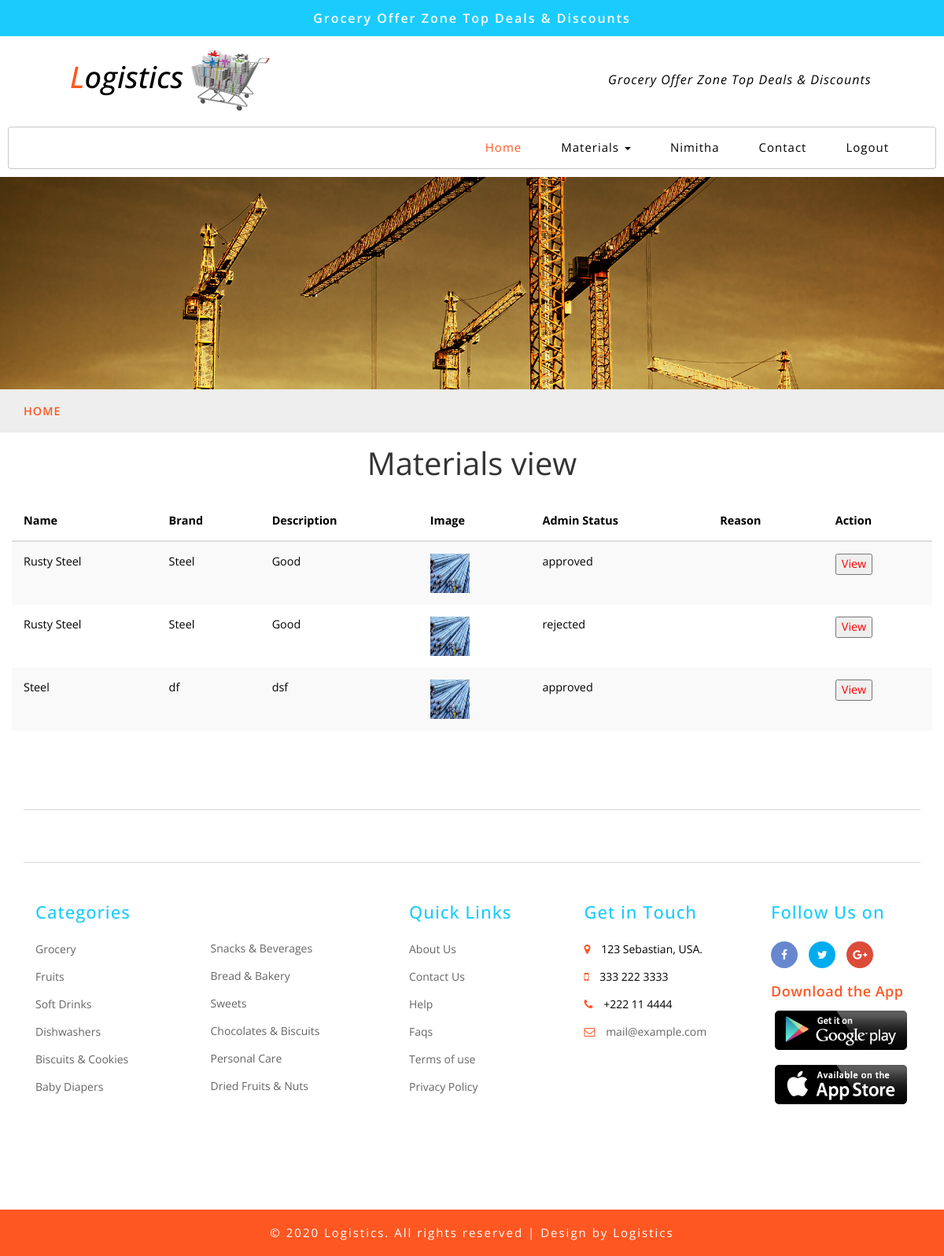
Screenshot of /smaterialsview (signed in) with the database file from the repository.
### logistic/models.py (models this page shows, shortened)
class Login(db.Model, UserMixin):
    id = db.Column(db.Integer, primary_key=True)
    username = db.Column(db.String(80))
    email = db.Column(db.String(120), unique=True, nullable=False)
    password = db.Column(db.String(80), nullable=False)
    image = db.Column(db.String(20), nullable=False, default='default.jpg')
    usertype = db.Column(db.String(80), nullable=False)

class Materials(db.Model):
    id = db.Column(db.Integer,primary_key=True)
    sowner = db.Column(db.String)
    uowner = db.Column(db.String)
    name = db.Column(db.String(200))
    brand = db.Column(db.String(200))
    avail = db.Column(db.String(200))
    price = db.Column(db.String(200))
    offerprice = db.Column(db.String(200))
    discount = db.Column(db.String(200))
    place = db.Column(db.String(200))
    image = db.Column(db.String(20), nullable=False, default='default.jpg')
    status = db.Column(db.String(200))
    reason = db.Column(db.String(200))
    cart = db.Column(db.String(200))
    desc = db.Column(db.String(200))
    uquantity = db.Column(db.String(200))
    upayment = db.Column(db.String(200))
    utotalprice = db.Column(db.String(200))
    uname = db.Column(db.String((200)))
    uaddress = db.Column(db.String((200)))
    uphone = db.Column(db.String((200)))
    deliverystatus = db.Column(db.String(220))
    offer = db.Column(db.String(220),default='no')
    purchase = db.Column(db.String(220))

### logistic/routes.py (the view)
@app.route('/smaterialsview')
@login_required
def smaterialsview():
    material = Materials.query.filter_by(sowner=current_user.username)
    return render_template("smaterialsview.html",mat=material)

### logistic/models.py (called while the page is built)
@login_manager.user_loader
def load_user(id):
    return Login.query.get(int(id))

### logistic/templates/smaterialsview.html (shortened to what this page needs)
{% extends 'sellerlayout.html' %}
{% block content %}
<center><div style="font-size:40px;margin-bottom: 20px;margin-top: 10px;">Materials view</div></center>
<div class="container">
	<div class="row">
		<div class="span5">
            <table class="table table-striped table-condensed">
                  <thead>
                  <tr >
                      <th >Name</th>
                      <th>Brand</th>
                      <th>Description</th>
                      <th>Image</th>
                      <th>Admin Status</th>
                      <th>Reason</th>
                      <th>Action</th>
                  </tr>
              </thead>
              <tbody>
                  {% for mat in mat %}
                <tr>
                    <td>{{mat.name}}</td>
                    <td>{{mat.brand}}</td>
                    <td>{{mat.desc}}</td>
                    <td><span class="image-block">
                        <a class="image-zoom" href="static/pics/{{mat.image}}" rel="prettyPhoto[gallery]" style="height: 250px;width: 335px;">
                           <figure>
                              <img src="static/pics/{{mat.image}}" class="img-fluid" alt="" style="height: 50px;width: 50px;">
                           </figure>
                        </a>
                     </span></td>
                     <td>{{mat.status}}</td>
                     <td>{{mat.reason}}</td>
                    <td><a href="/smaterialsedit/{{mat.id}}"><button style="color: red;">View</button></a>
                    </td>
                </tr>
                      {% endfor %}
              </tbody>
            </table>
            </div>
	</div>
</div>
{% endblock %}

### logistic/templates/sellerlayout.html (shortened to what this page needs)
<!DOCTYPE html>
<html lang="zxx">
<head>
	<link href="../static/css/bootstrap.css" rel="stylesheet" type="text/css" media="all" />
	<link href="../static/css/style.css" rel="stylesheet" type="text/css" media="all" />
	<link href="../static/css/font-awesome.css" rel="stylesheet">
	<link href="../static/css/popuo-box.css" rel="stylesheet" type="text/css" media="all" />
	<link rel="stylesheet" type="text/css" href="../static/css/jquery-ui1.css">
</head>
<body>
	<div class="header-most-top">
		<p>Grocery Offer Zone Top Deals & Discounts</p>
	</div>
	<div class="header-bot">
		<div class="header-bot_inner_wthreeinfo_header_mid">
			<div class="col-md-4 logo_agile">
				<h1>
					<a href="/">
						<span>L</span>ogistics
						<img src="../static/images/logo2.png" alt=" ">
					</a>
				</h1>
			</div>
			<div class="col-md-8 header">
				<p style="
				width: 370px;
				margin-left: 350px;
				margin-top: 25px; color: black;font-style: italic;
			">Grocery Offer Zone Top Deals & Discounts</p>
			</div>
			<div class="clearfix"></div>
		</div>
	</div>
	<div class="ban-top">
		<div class="container">
			<div class="top_nav_left">
				<nav class="navbar navbar-default">
					<div class="container-fluid">
						<div class="collapse navbar-collapse menu--shylock" id="bs-example-navbar-collapse-1">
							<ul class="nav navbar-nav menu__list">
								<li class="active">
									<a class="nav-stylehead" href="/sindex">Home
									</a>
								</li>
								<li class="dropdown">
									<a class="nav-stylehead dropdown-toggle" href="#" data-toggle="dropdown">Materials
										<b class="caret"></b>
									</a>
								</li>
								<li class="">
									<a class="nav-stylehead" href="/saccount/{{current_user.id}}">{{current_user.username}}</a>
								</li>
								<li class="">
									<a class="nav-stylehead" href="/sfeedback">Contact</a>
								</li>
								<li class="">
									<a class="nav-stylehead" href="/logout">Logout</a>
								</li>
							</ul>
						</div>
					</div>
				</nav>
			</div>
		</div>
	</div>
	<div class="page-head_agile_info_w3l">
	</div>
	<div class="services-breadcrumb">
		<div class="agile_inner_breadcrumb">
			<div class="container">
				<ul class="w3_short">
					<li>
						<a href="/">Home</a>
					</li>
				</ul>
			</div>
		</div>
	</div>
    {% block content %}
    {% endblock %}
	<footer>
		<div class="container">
			<div class="w3l-grids-footer">
			</div>
			<div class="footer-info w3-agileits-info">
				<div class="col-sm-5 address-right">
					<div class="col-xs-6 footer-grids">
						<h3>Categories</h3>
						<ul>
							<li>
								<a href="product.html">Grocery</a>
							</li>
							<li>
								<a href="product.html">Fruits</a>
							</li>
							<li>
								<a href="product.html">Soft Drinks</a>
							</li>
							<li>
								<a href="product2.html">Dishwashers</a>
							</li>
							<li>
								<a href="product.html">Biscuits & Cookies</a>
							</li>
							<li>
								<a href="product2.html">Baby Diapers</a>
							</li>
						</ul>
					</div>
					<div class="col-xs-6 footer-grids agile-secomk">
						<ul>
							<li>
								<a href="product.html">Snacks & Beverages</a>
							</li>
							<li>
								<a href="product.html">Bread & Bakery</a>
							</li>
							<li>
								<a href="product.html">Sweets</a>
							</li>
							<li>
								<a href="product.html">Chocolates & Biscuits</a>
							</li>
							<li>
								<a href="product2.html">Personal Care</a>
							</li>
							<li>
								<a href="product.html">Dried Fruits & Nuts</a>
							</li>
						</ul>
					</div>
					<div class="clearfix"></div>
				</div>
				<div class="col-sm-5 address-right">
					<div class="col-xs-6 footer-grids">
						<h3>Quick Links</h3>
						<ul>
							<li>
								<a href="about.html">About Us</a>
							</li>
							<li>
								<a href="contact.html">Contact Us</a>
							</li>
							<li>
								<a href="help.html">Help</a>
							</li>
							<li>
								<a href="faqs.html">Faqs</a>
							</li>
							<li>
								<a href="terms.html">Terms of use</a>
							</li>
							<li>
								<a href="privacy.html">Privacy Policy</a>
							</li>
						</ul>
					</div>
					<div class="col-xs-6 footer-grids">
						<h3>Get in Touch</h3>
						<ul>
							<li>
								<i class="fa fa-map-marker"></i> 123 Sebastian, USA.</li>
							<li>
								<i class="fa fa-mobile"></i> 333 222 3333 </li>
							<li>
								<i class="fa fa-phone"></i> +222 11 4444 </li>
							<li>
								<i class="fa fa-envelope-o"></i>
								<a href="mailto:example@mail.com"> mail@example.com</a>
							</li>
						</ul>
					</div>
				</div>
				<div class="col-sm-2 footer-grids  w3l-socialmk">
					<h3>Follow Us on</h3>
					<div class="social">
						<ul>
							<li>
								<a class="icon fb" href="#">
									<i class="fa fa-facebook"></i>
								</a>
							</li>
							<li>
								<a class="icon tw" href="#">
									<i class="fa fa-twitter"></i>
								</a>
							</li>
							<li>
								<a class="icon gp" href="#">
									<i class="fa fa-google-plus"></i>
								</a>
							</li>
						</ul>
					</div>
					<div class="agileits_app-devices">
						<h5>Download the App</h5>
						<a href="#">
							<img src="../static/images/1.png" alt="">
						</a>
						<a href="#">
							<img src="../static/images/2.png" alt="">
						</a>
					</div>
				</div>
				<div class="clearfix"></div>
			</div>
		</div>
	</footer>
	<div class="copy-right">
		<div class="container">
			<p>© 2020 Logistics. All rights reserved | Design by
				<a href=""> Logistics </a>
			</p>
		</div>
	</div>
</body>
</html>

### logistic/templates/smaterialsview.html (style rules this page uses)
.table > thead > tr > th, .table > tbody > tr > th, .table > tfoot > tr > th, .table > thead > tr > td, .table > tbody > tr > td, .table > tfoot > tr > td { font-size: 0.9em; color: black; border-top: none !important; }

### rows the page displays
Login: username "Nimitha"
Materials: name "Rusty Steel", brand "Steel", desc "Good", image (picture), status "approved"
Materials: name "Rusty Steel", brand "Steel", desc "Good", image (picture), status "rejected"
Materials: name "Steel", brand "df", desc "dsf", image (picture), status "approved"
